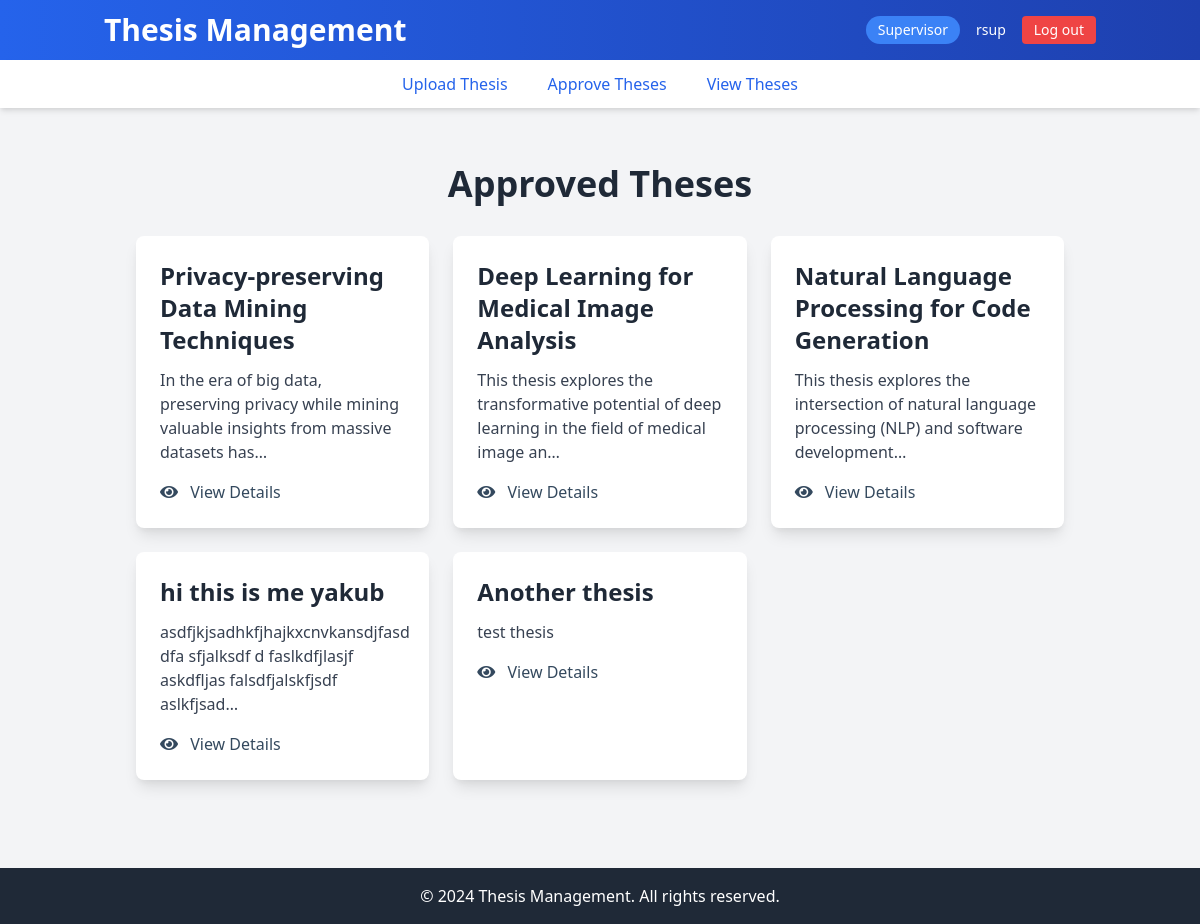
Page /view_theses/ (signed in) on the earlier database version.
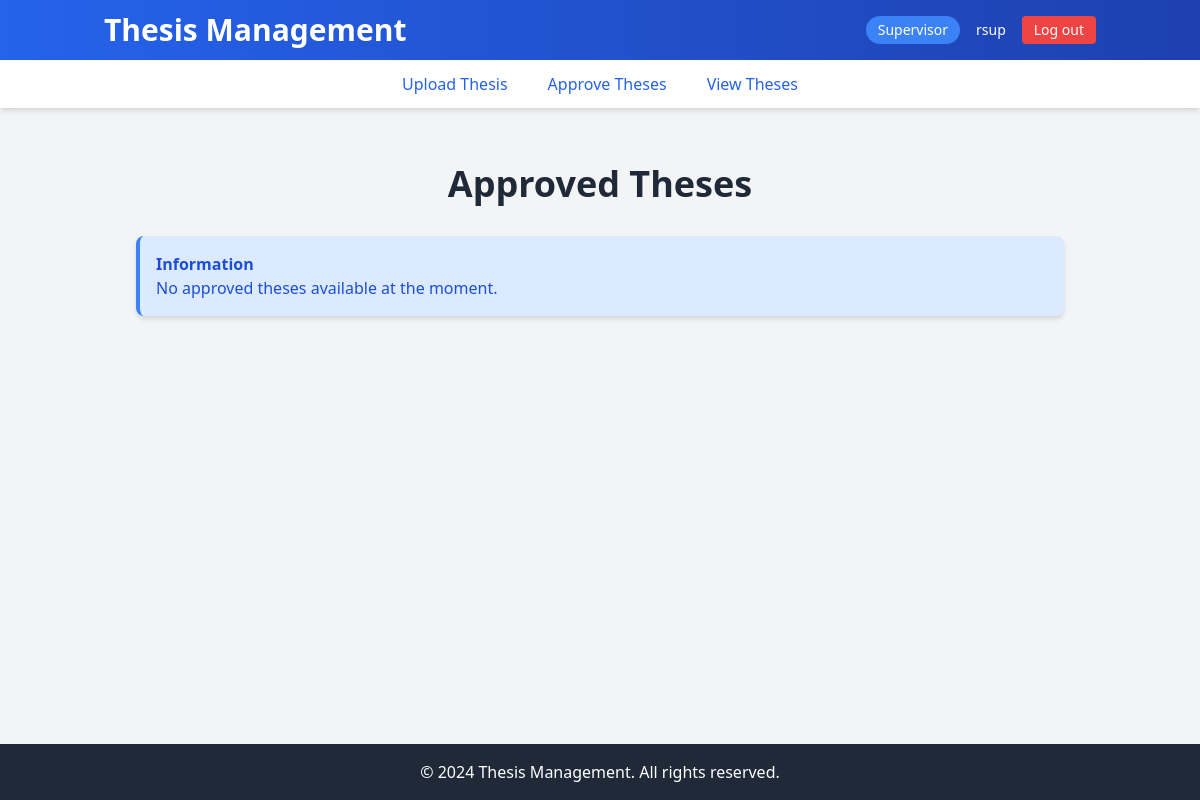
Same page on the later database version.
### app_week6/models.py (models this page shows, shortened)
class User(AbstractUser):
    USER_TYPE_CHOICES = (
        (1, 'Admin'),
        (2, 'Supervisor'),
        (3, 'Project Coordinator'),
        (4, 'Student'),
    )
    user_type = models.PositiveSmallIntegerField(choices=USER_TYPE_CHOICES, default=4)

class Thesis(models.Model):
    title = models.CharField(max_length=255)
    description = models.TextField()
    supervisor = models.ForeignKey(User, limit_choices_to={'user_type': 2}, on_delete=models.CASCADE)
    is_approved = models.BooleanField(default=False)
    students = models.ManyToManyField(User, related_name='theses', limit_choices_to={'user_type': 4}, blank=True, null=True)
    interested = models.ManyToManyField(User, related_name='interested_theses', limit_choices_to={'user_type': 4},blank=True, null=True)
    category = models.ManyToManyField(category, blank=True, null=True)
    software_engineering = models.BooleanField(null=True, blank=True, default=False)
    Information_Systems_and_Data_Science = models.BooleanField(null=True, blank=True, default=False) # Information Systems and Data Science
    Mechanical_Engineering = models.BooleanField(null=True, blank=True, default=False)
    Civil_and_Structural_Engineering = models.BooleanField(null=True, blank=True, default=False)
    Chemical_Engineering = models.BooleanField(null=True, blank=True, default=False)
    External = models.BooleanField(null=True, blank=True, default=False)
    Internal_Sydney = models.BooleanField(null=True, blank=True, default=False)
    Internal_Casuarina = models.BooleanField(null=True, blank=True, default=False) # Internal - Casuarina

### app_week6/views.py (the view)
# urls.py: path('view_theses/', views.view_theses, name='view_theses'),
@login_required
def view_theses(request):
    theses = Thesis.objects.filter(is_approved=True)
    return render(request, 'app_week6/view_theses.html', {'theses': theses})
    return redirect('home')

### app_week6/templates/app_week6/view_theses.html (shortened to what this page needs)
{% extends 'app_week6/base.html' %}
{% load static %}
{% block extra_head %}
<link href="https://cdnjs.cloudflare.com/ajax/libs/font-awesome/5.15.3/css/all.min.css" rel="stylesheet">
{% endblock %}
{% block content %}
<div class="container mx-auto p-8">
    <h2 class="text-4xl font-bold text-gray-800 mb-8 text-center">Approved Theses</h2>
    {% if theses %}
    <div class="grid grid-cols-1 md:grid-cols-2 lg:grid-cols-3 gap-6">
        {% for thesis in theses %}
        <div class="thesis-card bg-white shadow-lg rounded-lg overflow-hidden transition duration-300 ease-in-out transform hover:scale-105 hover:shadow-xl">
            <div class="p-6">
                <h3 class="text-2xl font-semibold {% if user in thesis.students.all %}text-green-600{% else %}text-gray-800{% endif %} mb-3">{{ thesis.title }}</h3>
                <p class="text-gray-700 mb-4">{{ thesis.description|truncatechars:100 }}</p>
                <div class="flex flex-wrap gap-3 mt-4">
                    <a href="{% url 'view_theses' thesis.id %}" class="btn btn-primary">
                        <i class="fas fa-eye mr-2"></i> View Details
                    </a>
                </div>
            </div>
        </div>
        {% endfor %}
    </div>
    {% else %}
    <div class="bg-blue-100 border-l-4 border-blue-500 text-blue-700 p-4 rounded-lg shadow-md" role="alert">
        <p class="font-bold">Information</p>
        <p>No approved theses available at the moment.</p>
    </div>
    {% endif %}
</div>
{% endblock content %}

### app_week6/templates/app_week6/base.html (shortened to what this page needs)
<!DOCTYPE html>
<html lang="en">
<head>
    <link href="https://cdn.jsdelivr.net/npm/tailwindcss@2.2.19/dist/tailwind.min.css" rel="stylesheet">
    <link href="https://cdnjs.cloudflare.com/ajax/libs/font-awesome/5.15.3/css/all.min.css" rel="stylesheet">
    {% block extra_head %}{% endblock %}
</head>
<body class="min-h-screen bg-gray-100 flex flex-col">
    <header class="bg-gradient-to-r from-blue-600 to-blue-800 text-white shadow-lg">
        <div class="container mx-auto px-4 py-3 flex justify-between items-center">
            <h1 class="text-3xl font-bold">Thesis Management</h1>
            <div class="flex items-center space-x-4">
                {% if user.is_authenticated %}
                    <span class="bg-blue-500 text-sm py-1 px-3 rounded-full">
                        {% if user.user_type == 1 %}Admin
                        {% elif user.user_type == 2 %}Supervisor
                        {% elif user.user_type == 3 %}Project Coordinator
                        {% elif user.user_type == 4 %}Student
                        {% endif %}
                    </span>
                    <span class="text-sm">{{ user.username }}</span>
                    <a href="{% url 'logout' %}" class="bg-red-500 hover:bg-red-600 text-white text-sm px-3 py-1 rounded transition duration-300">
                        Log out
                    </a>
                {% else %}
                    <a href="{% url 'login' %}" class="bg-green-500 hover:bg-green-600 text-white text-sm px-3 py-1 rounded transition duration-300">
                        Log In
                    </a>
                {% endif %}
            </div>
        </div>
    </header>
    <nav class="bg-white shadow-md">
        <div class="container mx-auto px-4">
            <ul class="flex flex-wrap justify-center py-2">
                {% if user.is_authenticated %}
                    {% if user.user_type != 4 %}
                        <li class="mx-2 my-1"><a href="{% url 'upload_thesis' %}" class="text-blue-600 hover:text-blue-800 px-3 py-2 rounded transition duration-300">Upload Thesis</a></li>
                        <li class="mx-2 my-1"><a href="{% url 'approve_thesis' %}" class="text-blue-600 hover:text-blue-800 px-3 py-2 rounded transition duration-300">Approve Theses</a></li>
                    {% endif %}
                    <li class="mx-2 my-1"><a href="{% url 'view_theses' %}" class="text-blue-600 hover:text-blue-800 px-3 py-2 rounded transition duration-300">View Theses</a></li>
                {% endif %}
            </ul>
        </div>
    </nav>
    <div class="container mx-auto px-4 py-6 flex-grow">
        {% block content %}{% endblock %}
    </div>
    <footer class="bg-gray-800 text-white py-4 mt-8">
        <div class="container mx-auto px-4 text-center">
            <p>&copy; 2024 Thesis Management. All rights reserved.</p>
        </div>
    </footer>
</body>
</html>

### app_week6/templates/app_week6/view_theses.html (style rules this page uses)
:root { --primary-color: #3498db; --secondary-color: #2ecc71; --accent-color: #e74c3c; --text-color: #34495e; --background-color: #ecf0f1; }
body { background-color: var(--background-color); color: var(--text-color); }

Differences in the rows shown:
removed Thesis: title "Privacy-preserving Data Mining Techniques", description "In the era of big data, preserving privacy while mining valuable insights from massive datasets has…"
removed Thesis: title "Deep Learning for Medical Image Analysis", description "This thesis explores the transformative potential of deep learning in the field of medical image an…"
removed Thesis: title "Natural Language Processing for Code Generation", description "This thesis explores the intersection of natural language processing (NLP) and software development…"
removed Thesis: title "hi this is me yakub", description "asdfjkjsadhkfjhajkxcnvkansdjfasd dfa sfjalksdf d faslkdfjlasjf askdfljas falsdfjalskfjsdf aslkfjsad…"
removed Thesis: title "Another thesis", description "test thesis"
Other differences:
text now shown: "Information No approved theses available at the moment."
